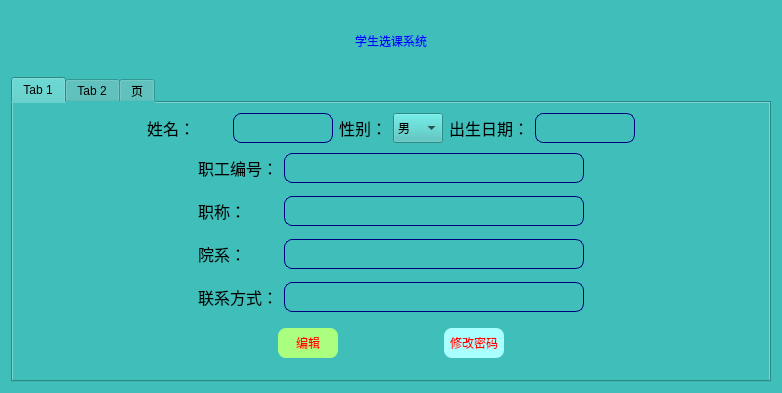
<?xml version="1.0" encoding="UTF-8"?>
<ui version="4.0">
 <class>teacherHome</class>
 <widget class="QDialog" name="teacherHome">
  <property name="geometry">
   <rect>
    <x>0</x>
    <y>0</y>
    <width>782</width>
    <height>393</height>
   </rect>
  </property>
  <property name="windowTitle">
   <string/>
  </property>
  <property name="styleSheet">
   <string notr="true">background-color: rgb(64, 191, 186);</string>
  </property>
  <layout class="QVBoxLayout" name="verticalLayout_4">
   <item>
    <widget class="QLabel" name="TitleLabel">
     <property name="minimumSize">
      <size>
       <width>200</width>
       <height>60</height>
      </size>
     </property>
     <property name="styleSheet">
      <string notr="true">font: 75 26pt &quot;Arial&quot;;
color: rgb(0, 0, 255);</string>
     </property>
     <property name="text">
      <string>学生选课系统</string>
     </property>
     <property name="alignment">
      <set>Qt::AlignCenter</set>
     </property>
    </widget>
   </item>
   <item>
    <widget class="QTabWidget" name="tabWidget">
     <property name="currentIndex">
      <number>0</number>
     </property>
     <widget class="QWidget" name="personalInfomation">
      <attribute name="title">
       <string>Tab 1</string>
      </attribute>
      <layout class="QVBoxLayout" name="verticalLayout">
       <item>
        <layout class="QHBoxLayout" name="horizontalLayout">
         <item>
          <spacer name="horizontalSpacer_13">
           <property name="orientation">
            <enum>Qt::Horizontal</enum>
           </property>
           <property name="sizeHint" stdset="0">
            <size>
             <width>40</width>
             <height>20</height>
            </size>
           </property>
          </spacer>
         </item>
         <item>
          <widget class="QLabel" name="label_2">
           <property name="minimumSize">
            <size>
             <width>80</width>
             <height>30</height>
            </size>
           </property>
           <property name="maximumSize">
            <size>
             <width>80</width>
             <height>30</height>
            </size>
           </property>
           <property name="font">
            <font>
             <family>Agency FB</family>
             <pointsize>12</pointsize>
            </font>
           </property>
           <property name="text">
            <string>姓名：</string>
           </property>
          </widget>
         </item>
         <item>
          <widget class="QLineEdit" name="nameEdit">
           <property name="minimumSize">
            <size>
             <width>100</width>
             <height>20</height>
            </size>
           </property>
           <property name="maximumSize">
            <size>
             <width>100</width>
             <height>30</height>
            </size>
           </property>
           <property name="font">
            <font>
             <family>Arial</family>
            </font>
           </property>
           <property name="styleSheet">
            <string notr="true">border-radius:8px;
border-color: rgb(0, 0, 127);
border-width:1px;
border-style:solid;</string>
           </property>
           <property name="readOnly">
            <bool>true</bool>
           </property>
          </widget>
         </item>
         <item>
          <widget class="QLabel" name="label_7">
           <property name="maximumSize">
            <size>
             <width>80</width>
             <height>30</height>
            </size>
           </property>
           <property name="font">
            <font>
             <family>Agency FB</family>
             <pointsize>12</pointsize>
            </font>
           </property>
           <property name="text">
            <string>性别：</string>
           </property>
           <property name="alignment">
            <set>Qt::AlignRight|Qt::AlignTrailing|Qt::AlignVCenter</set>
           </property>
          </widget>
         </item>
         <item>
          <widget class="QComboBox" name="sexBox">
           <property name="minimumSize">
            <size>
             <width>50</width>
             <height>30</height>
            </size>
           </property>
           <property name="maximumSize">
            <size>
             <width>80</width>
             <height>30</height>
            </size>
           </property>
           <item>
            <property name="text">
             <string>男</string>
            </property>
           </item>
           <item>
            <property name="text">
             <string>女</string>
            </property>
           </item>
          </widget>
         </item>
         <item>
          <widget class="QLabel" name="label_6">
           <property name="maximumSize">
            <size>
             <width>80</width>
             <height>30</height>
            </size>
           </property>
           <property name="font">
            <font>
             <family>Agency FB</family>
             <pointsize>12</pointsize>
            </font>
           </property>
           <property name="text">
            <string>出生日期：</string>
           </property>
           <property name="alignment">
            <set>Qt::AlignRight|Qt::AlignTrailing|Qt::AlignVCenter</set>
           </property>
          </widget>
         </item>
         <item>
          <widget class="QLineEdit" name="birthdayEdit">
           <property name="minimumSize">
            <size>
             <width>100</width>
             <height>20</height>
            </size>
           </property>
           <property name="maximumSize">
            <size>
             <width>100</width>
             <height>30</height>
            </size>
           </property>
           <property name="font">
            <font>
             <family>Arial</family>
            </font>
           </property>
           <property name="styleSheet">
            <string notr="true">border-radius:8px;
border-color: rgb(0, 0, 127);
border-width:1px;
border-style:solid;</string>
           </property>
           <property name="readOnly">
            <bool>true</bool>
           </property>
          </widget>
         </item>
         <item>
          <spacer name="horizontalSpacer_9">
           <property name="orientation">
            <enum>Qt::Horizontal</enum>
           </property>
           <property name="sizeHint" stdset="0">
            <size>
             <width>40</width>
             <height>20</height>
            </size>
           </property>
          </spacer>
         </item>
        </layout>
       </item>
       <item>
        <layout class="QHBoxLayout" name="horizontalLayout_3">
         <property name="leftMargin">
          <number>3</number>
         </property>
         <property name="topMargin">
          <number>3</number>
         </property>
         <property name="rightMargin">
          <number>3</number>
         </property>
         <property name="bottomMargin">
          <number>3</number>
         </property>
         <item>
          <spacer name="horizontalSpacer_12">
           <property name="orientation">
            <enum>Qt::Horizontal</enum>
           </property>
           <property name="sizeHint" stdset="0">
            <size>
             <width>40</width>
             <height>20</height>
            </size>
           </property>
          </spacer>
         </item>
         <item>
          <widget class="QLabel" name="majorLabel">
           <property name="sizePolicy">
            <sizepolicy hsizetype="Minimum" vsizetype="Preferred">
             <horstretch>1</horstretch>
             <verstretch>1</verstretch>
            </sizepolicy>
           </property>
           <property name="minimumSize">
            <size>
             <width>80</width>
             <height>30</height>
            </size>
           </property>
           <property name="maximumSize">
            <size>
             <width>80</width>
             <height>30</height>
            </size>
           </property>
           <property name="font">
            <font>
             <family>Agency FB</family>
             <pointsize>12</pointsize>
            </font>
           </property>
           <property name="text">
            <string>职工编号：</string>
           </property>
          </widget>
         </item>
         <item>
          <widget class="QLineEdit" name="userIDEdit">
           <property name="sizePolicy">
            <sizepolicy hsizetype="Minimum" vsizetype="Preferred">
             <horstretch>1</horstretch>
             <verstretch>1</verstretch>
            </sizepolicy>
           </property>
           <property name="minimumSize">
            <size>
             <width>200</width>
             <height>20</height>
            </size>
           </property>
           <property name="maximumSize">
            <size>
             <width>300</width>
             <height>30</height>
            </size>
           </property>
           <property name="font">
            <font>
             <family>Arial</family>
            </font>
           </property>
           <property name="autoFillBackground">
            <bool>false</bool>
           </property>
           <property name="styleSheet">
            <string notr="true">border-radius:8px;
border-color: rgb(0, 0, 127);
border-width:1px;
border-style:solid;</string>
           </property>
           <property name="frame">
            <bool>true</bool>
           </property>
           <property name="echoMode">
            <enum>QLineEdit::Normal</enum>
           </property>
           <property name="readOnly">
            <bool>true</bool>
           </property>
          </widget>
         </item>
         <item>
          <spacer name="horizontalSpacer_2">
           <property name="orientation">
            <enum>Qt::Horizontal</enum>
           </property>
           <property name="sizeHint" stdset="0">
            <size>
             <width>40</width>
             <height>20</height>
            </size>
           </property>
          </spacer>
         </item>
        </layout>
       </item>
       <item>
        <layout class="QHBoxLayout" name="horizontalLayout_2">
         <property name="leftMargin">
          <number>3</number>
         </property>
         <property name="topMargin">
          <number>3</number>
         </property>
         <property name="rightMargin">
          <number>3</number>
         </property>
         <property name="bottomMargin">
          <number>3</number>
         </property>
         <item>
          <spacer name="horizontalSpacer_11">
           <property name="orientation">
            <enum>Qt::Horizontal</enum>
           </property>
           <property name="sizeHint" stdset="0">
            <size>
             <width>40</width>
             <height>20</height>
            </size>
           </property>
          </spacer>
         </item>
         <item>
          <widget class="QLabel" name="classLabel">
           <property name="sizePolicy">
            <sizepolicy hsizetype="Minimum" vsizetype="Preferred">
             <horstretch>1</horstretch>
             <verstretch>1</verstretch>
            </sizepolicy>
           </property>
           <property name="minimumSize">
            <size>
             <width>80</width>
             <height>30</height>
            </size>
           </property>
           <property name="maximumSize">
            <size>
             <width>80</width>
             <height>30</height>
            </size>
           </property>
           <property name="font">
            <font>
             <family>Agency FB</family>
             <pointsize>12</pointsize>
            </font>
           </property>
           <property name="text">
            <string>职称：</string>
           </property>
          </widget>
         </item>
         <item>
          <widget class="QLineEdit" name="classEdit">
           <property name="sizePolicy">
            <sizepolicy hsizetype="Minimum" vsizetype="Preferred">
             <horstretch>1</horstretch>
             <verstretch>1</verstretch>
            </sizepolicy>
           </property>
           <property name="minimumSize">
            <size>
             <width>200</width>
             <height>20</height>
            </size>
           </property>
           <property name="maximumSize">
            <size>
             <width>300</width>
             <height>30</height>
            </size>
           </property>
           <property name="font">
            <font>
             <family>Arial</family>
            </font>
           </property>
           <property name="styleSheet">
            <string notr="true">border-radius:8px;
border-color: rgb(0, 0, 127);
border-width:1px;
border-style:solid;</string>
           </property>
           <property name="readOnly">
            <bool>true</bool>
           </property>
          </widget>
         </item>
         <item>
          <spacer name="horizontalSpacer">
           <property name="orientation">
            <enum>Qt::Horizontal</enum>
           </property>
           <property name="sizeHint" stdset="0">
            <size>
             <width>40</width>
             <height>20</height>
            </size>
           </property>
          </spacer>
         </item>
        </layout>
       </item>
       <item>
        <layout class="QHBoxLayout" name="horizontalLayout_4">
         <property name="leftMargin">
          <number>3</number>
         </property>
         <property name="topMargin">
          <number>3</number>
         </property>
         <property name="rightMargin">
          <number>3</number>
         </property>
         <property name="bottomMargin">
          <number>3</number>
         </property>
         <item>
          <spacer name="horizontalSpacer_10">
           <property name="orientation">
            <enum>Qt::Horizontal</enum>
           </property>
           <property name="sizeHint" stdset="0">
            <size>
             <width>40</width>
             <height>20</height>
            </size>
           </property>
          </spacer>
         </item>
         <item>
          <widget class="QLabel" name="majorLabel_2">
           <property name="sizePolicy">
            <sizepolicy hsizetype="Minimum" vsizetype="Preferred">
             <horstretch>1</horstretch>
             <verstretch>1</verstretch>
            </sizepolicy>
           </property>
           <property name="minimumSize">
            <size>
             <width>80</width>
             <height>30</height>
            </size>
           </property>
           <property name="maximumSize">
            <size>
             <width>80</width>
             <height>30</height>
            </size>
           </property>
           <property name="font">
            <font>
             <family>Agency FB</family>
             <pointsize>12</pointsize>
            </font>
           </property>
           <property name="text">
            <string>院系：</string>
           </property>
          </widget>
         </item>
         <item>
          <widget class="QLineEdit" name="majorEdit">
           <property name="sizePolicy">
            <sizepolicy hsizetype="Minimum" vsizetype="Preferred">
             <horstretch>1</horstretch>
             <verstretch>1</verstretch>
            </sizepolicy>
           </property>
           <property name="minimumSize">
            <size>
             <width>200</width>
             <height>20</height>
            </size>
           </property>
           <property name="maximumSize">
            <size>
             <width>300</width>
             <height>30</height>
            </size>
           </property>
           <property name="font">
            <font>
             <family>Arial</family>
            </font>
           </property>
           <property name="autoFillBackground">
            <bool>false</bool>
           </property>
           <property name="styleSheet">
            <string notr="true">border-radius:8px;
border-color: rgb(0, 0, 127);
border-width:1px;
border-style:solid;</string>
           </property>
           <property name="text">
            <string/>
           </property>
           <property name="frame">
            <bool>true</bool>
           </property>
           <property name="echoMode">
            <enum>QLineEdit::Normal</enum>
           </property>
           <property name="readOnly">
            <bool>true</bool>
           </property>
          </widget>
         </item>
         <item>
          <spacer name="horizontalSpacer_3">
           <property name="orientation">
            <enum>Qt::Horizontal</enum>
           </property>
           <property name="sizeHint" stdset="0">
            <size>
             <width>40</width>
             <height>20</height>
            </size>
           </property>
          </spacer>
         </item>
        </layout>
       </item>
       <item>
        <layout class="QHBoxLayout" name="horizontalLayout_5">
         <property name="leftMargin">
          <number>3</number>
         </property>
         <property name="topMargin">
          <number>3</number>
         </property>
         <property name="rightMargin">
          <number>3</number>
         </property>
         <property name="bottomMargin">
          <number>3</number>
         </property>
         <item>
          <spacer name="horizontalSpacer_8">
           <property name="orientation">
            <enum>Qt::Horizontal</enum>
           </property>
           <property name="sizeHint" stdset="0">
            <size>
             <width>40</width>
             <height>20</height>
            </size>
           </property>
          </spacer>
         </item>
         <item>
          <widget class="QLabel" name="phoneLabel">
           <property name="sizePolicy">
            <sizepolicy hsizetype="Minimum" vsizetype="Preferred">
             <horstretch>1</horstretch>
             <verstretch>1</verstretch>
            </sizepolicy>
           </property>
           <property name="minimumSize">
            <size>
             <width>80</width>
             <height>30</height>
            </size>
           </property>
           <property name="maximumSize">
            <size>
             <width>80</width>
             <height>30</height>
            </size>
           </property>
           <property name="font">
            <font>
             <family>Agency FB</family>
             <pointsize>12</pointsize>
            </font>
           </property>
           <property name="text">
            <string>联系方式：</string>
           </property>
          </widget>
         </item>
         <item>
          <widget class="QLineEdit" name="phoneEdit">
           <property name="sizePolicy">
            <sizepolicy hsizetype="Minimum" vsizetype="Preferred">
             <horstretch>1</horstretch>
             <verstretch>1</verstretch>
            </sizepolicy>
           </property>
           <property name="minimumSize">
            <size>
             <width>200</width>
             <height>20</height>
            </size>
           </property>
           <property name="maximumSize">
            <size>
             <width>300</width>
             <height>30</height>
            </size>
           </property>
           <property name="font">
            <font>
             <family>Arial</family>
            </font>
           </property>
           <property name="styleSheet">
            <string notr="true">border-radius:8px;
border-color: rgb(0, 0, 127);
border-width:1px;
border-style:solid;</string>
           </property>
           <property name="readOnly">
            <bool>true</bool>
           </property>
          </widget>
         </item>
         <item>
          <spacer name="horizontalSpacer_4">
           <property name="orientation">
            <enum>Qt::Horizontal</enum>
           </property>
           <property name="sizeHint" stdset="0">
            <size>
             <width>40</width>
             <height>20</height>
            </size>
           </property>
          </spacer>
         </item>
        </layout>
       </item>
       <item>
        <layout class="QHBoxLayout" name="horizontalLayout_6">
         <property name="leftMargin">
          <number>6</number>
         </property>
         <property name="topMargin">
          <number>6</number>
         </property>
         <property name="rightMargin">
          <number>6</number>
         </property>
         <property name="bottomMargin">
          <number>6</number>
         </property>
         <item>
          <spacer name="horizontalSpacer_7">
           <property name="orientation">
            <enum>Qt::Horizontal</enum>
           </property>
           <property name="sizeType">
            <enum>QSizePolicy::Expanding</enum>
           </property>
           <property name="sizeHint" stdset="0">
            <size>
             <width>100</width>
             <height>20</height>
            </size>
           </property>
          </spacer>
         </item>
         <item>
          <widget class="QPushButton" name="modifyBtn">
           <property name="minimumSize">
            <size>
             <width>60</width>
             <height>30</height>
            </size>
           </property>
           <property name="maximumSize">
            <size>
             <width>100</width>
             <height>30</height>
            </size>
           </property>
           <property name="styleSheet">
            <string notr="true">color: rgb(170, 170, 0);
background-color: rgb(170, 255, 255);
background-color: rgb(170, 255, 127);
color: rgb(255, 0, 0);
border-radius:8px;</string>
           </property>
           <property name="text">
            <string>编辑</string>
           </property>
          </widget>
         </item>
         <item>
          <spacer name="horizontalSpacer_5">
           <property name="orientation">
            <enum>Qt::Horizontal</enum>
           </property>
           <property name="sizeType">
            <enum>QSizePolicy::Fixed</enum>
           </property>
           <property name="sizeHint" stdset="0">
            <size>
             <width>100</width>
             <height>20</height>
            </size>
           </property>
          </spacer>
         </item>
         <item>
          <widget class="QPushButton" name="modifyPwdBtn">
           <property name="minimumSize">
            <size>
             <width>60</width>
             <height>30</height>
            </size>
           </property>
           <property name="maximumSize">
            <size>
             <width>100</width>
             <height>30</height>
            </size>
           </property>
           <property name="styleSheet">
            <string notr="true">color: rgb(170, 170, 0);
font: 12pt &quot;Agency FB&quot;;
background-color: rgb(170, 255, 255);
color: rgb(255, 0, 0);
border-radius:8px;</string>
           </property>
           <property name="text">
            <string>修改密码</string>
           </property>
          </widget>
         </item>
         <item>
          <spacer name="horizontalSpacer_6">
           <property name="orientation">
            <enum>Qt::Horizontal</enum>
           </property>
           <property name="sizeHint" stdset="0">
            <size>
             <width>40</width>
             <height>20</height>
            </size>
           </property>
          </spacer>
         </item>
        </layout>
       </item>
      </layout>
     </widget>
     <widget class="QWidget" name="selectCourse">
      <attribute name="title">
       <string>Tab 2</string>
      </attribute>
      <layout class="QVBoxLayout" name="verticalLayout_2">
       <item>
        <widget class="QTableWidget" name="tableWidget">
         <property name="sizeAdjustPolicy">
          <enum>QAbstractScrollArea::AdjustToContents</enum>
         </property>
         <property name="editTriggers">
          <set>QAbstractItemView::NoEditTriggers</set>
         </property>
        </widget>
       </item>
      </layout>
     </widget>
     <widget class="QWidget" name="tab">
      <attribute name="title">
       <string>页</string>
      </attribute>
      <layout class="QVBoxLayout" name="verticalLayout_3">
       <item>
        <widget class="QTableWidget" name="studentTable"/>
       </item>
      </layout>
     </widget>
    </widget>
   </item>
  </layout>
 </widget>
 <resources/>
 <connections/>
</ui>
